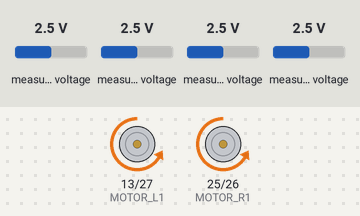
This sketch was run on a simulated ESP32. Parts: motor-driver pin pairs drawn as motors (green arrow = first pin HIGH = forward, orange = second pin HIGH = backward, longer = more drive). The test bench sets the inputs (shaded band); at power-on: measured voltage 2.5 V. What the sketch prints to the serial monitor is not drawn.

Above: at 3.3 s.
Timing chart, 0 to 6.0 s (numbered marks = the images above):
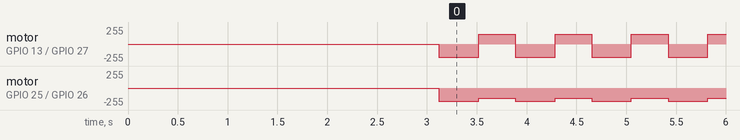

Measured:
- by itself, motor on GPIO 13 (MOTOR_L1) / GPIO 27 (MOTOR_L2): alternates backward 200/255 for 0.40 s and forward 150/255 for 0.37 s
- by itself, motor on GPIO 25 (MOTOR_R1) / GPIO 26 (MOTOR_R2): alternates backward 200/255 for 0.40 s and backward 150/255 for 0.37 s

The sketch:

sumo.ino
```cpp
#include <Wire.h>
#include <Arduino.h>
#include <Adafruit_ADS1X15.h>
Adafruit_ADS1015 ads1;
Adafruit_ADS1015 ads2;
#define SDA_PIN 21
#define SCL_PIN 22

unsigned long previousMillis = 0;
void front(int spd);
void back(int spd);
void turnLR(int L, int R);
void spinL(int L, int R);
void spinR(int L, int R);
void stop(void);
bool turnLeftNext = true; //true = turn left
enum targetDirection {NONE, LEFT, RIGHT, CENTRE, R, L};
targetDirection dir = NONE;

///////////////////set pinMode/////////////////////////
const int MOTOR_L1 = 13;
const int MOTOR_L2 = 27;
const int MOTOR_R1 = 25;
const int MOTOR_R2 = 26;
///////////////////////////////////////////////////////

void setup() {
  pinMode(MOTOR_L1, OUTPUT);
  pinMode(MOTOR_L2, OUTPUT);
  pinMode(MOTOR_R1, OUTPUT);
  pinMode(MOTOR_R2, OUTPUT);
  Serial.begin(115200);
  Wire.begin(SDA_PIN, SCL_PIN);
  if (!ads1.begin(0x48))  //讀取左邊ADC
  {
    Serial.println("Failed to initialize ADS1.");
    while (1);
  }
  if (!ads2.begin(0x49))  //讀取右邊ADC
  {
    Serial.println("Failed to initialize ADS2.");
    while (1);
  }
  delay(3000);
}

bool line() {
  if (ads2.readADC_SingleEnded(2) >= 100 || ads2.readADC_SingleEnded(3) >= 100) {
    return true;
  }
  return false;
}

targetDirection targetDetection() {
  int IR_MM = ads2.readADC_SingleEnded(0);
  int IR_MR = ads1.readADC_SingleEnded(1);
  int IR_ML = ads1.readADC_SingleEnded(2);
  int IR_R = ads1.readADC_SingleEnded(0);
  int IR_L = ads1.readADC_SingleEnded(3);

  if (IR_MM >= 500) return CENTRE;
  if (IR_MR >= 500) return RIGHT;
  if (IR_ML >= 500) return LEFT;
  if (IR_R >= 500) return R;
  if (IR_L >= 500) return L;

  return NONE;
}

void loop() {
  unsigned long currentMillis = millis();
  Serial.print(ads1.readADC_SingleEnded(3));
  Serial.print("||");
  Serial.print(ads1.readADC_SingleEnded(2));
  Serial.print("||");
  Serial.print(ads2.readADC_SingleEnded(0));
  Serial.print("||");
  Serial.print(ads1.readADC_SingleEnded(1));
  Serial.print("||");
  Serial.println(ads1.readADC_SingleEnded(0));
  Serial.print(ads2.readADC_SingleEnded(3));
  Serial.print("||");
  Serial.println(ads2.readADC_SingleEnded(2));
  delay(100);
  targetDirection dir = targetDetection();
  if (line() == true){
    stop();
    back(200);
    delay(400);
    spinL(150, 150);
    delay(250);
  }
  else if (dir == CENTRE) {
    front(255);
  }
  else if (dir == RIGHT) {
    turnLR(175, 0);
  }
  else if (dir == LEFT) {
    turnLR(0, 175);
  }
  else if (dir == R) {
    spinL(175, 175);
  }
  else if (dir == L) {
    spinR(175, 175);
  }
  else {
    front(100);
    /*if (turnLeftNext) {
      while (millis() - currentMillis < 300 && !line() && targetDetection() == NONE) {
        spinL(150, 150);
      }
      stop();
      turnLeftNext = false;
    }
    else {
      while (millis() - currentMillis < 300 && !line() && targetDetection() == NONE) {
        spinR(150, 150);
      }
      stop();
      turnLeftNext = true;
    }*/
  }

}

void front(int spd){
  analogWrite(MOTOR_R1,spd);
  analogWrite(MOTOR_R2,0);
  analogWrite(MOTOR_L1,spd);
  analogWrite(MOTOR_L2,0);
}
void back(int spd){
  analogWrite(MOTOR_R1,0);
  analogWrite(MOTOR_R2,spd);
  analogWrite(MOTOR_L1,0);
  analogWrite(MOTOR_L2,spd);
}
void stop(){
  analogWrite(MOTOR_R1,255);
  analogWrite(MOTOR_R2,255);
  analogWrite(MOTOR_L1,255);
  analogWrite(MOTOR_L2,255);
}
void turnLR(int L, int R){
  analogWrite(MOTOR_R1,R);
  analogWrite(MOTOR_R2,0);
  analogWrite(MOTOR_L1,L);
  analogWrite(MOTOR_L2,0);
}
void spinL(int L, int R){
  analogWrite(MOTOR_R1,0);
  analogWrite(MOTOR_R2,R);
  analogWrite(MOTOR_L1,L);
  analogWrite(MOTOR_L2,0);
}
void spinR(int L, int R){
  analogWrite(MOTOR_R1,R);
  analogWrite(MOTOR_R2,0);
  analogWrite(MOTOR_L1,0);
  analogWrite(MOTOR_L2,L);
}
```
